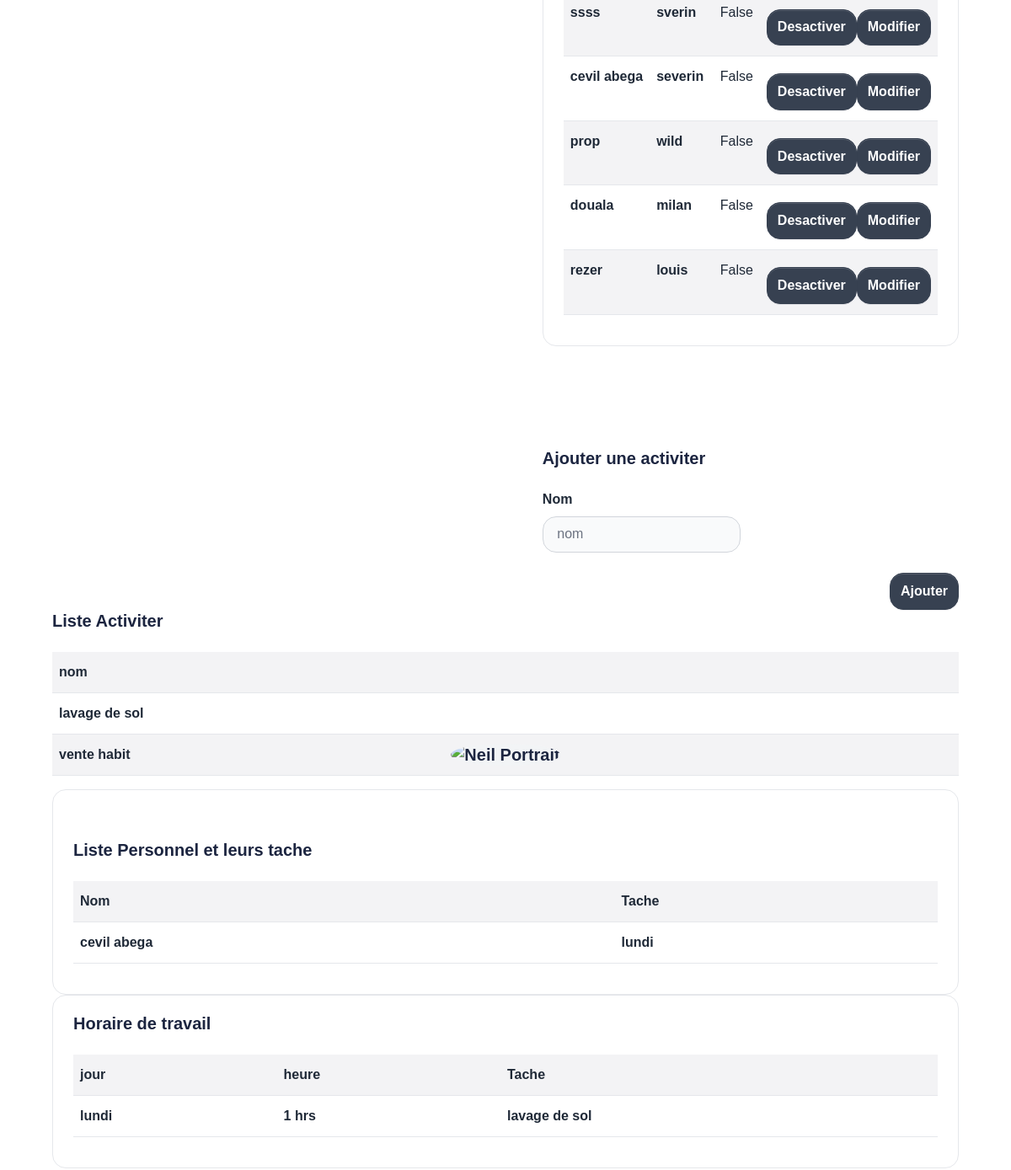
Before: / (middle part) with the older database file.
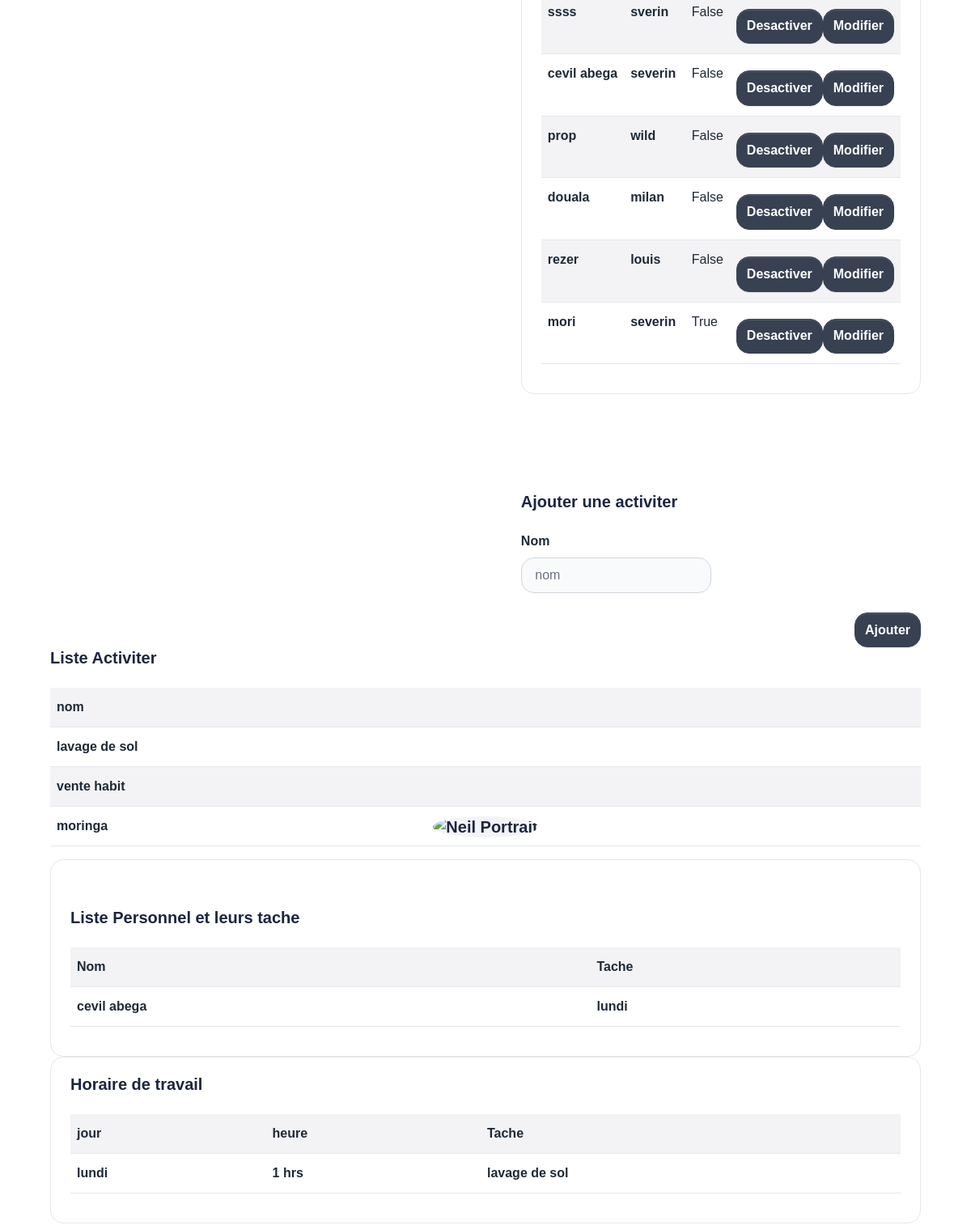
After: the same page with the newer database file.
### intia/models.py (models this page shows)
class Personnel(models.Model):
    nom = models.CharField(max_length=100)
    prenom = models.CharField(max_length=100)
    desactivation = models.BooleanField(default = False)
    def __str__(self):
        return self.nom

class Activite(models.Model):
    nom = models.CharField( max_length=50)
    def __str__(self):
        return self.nom

class Personne_Travaille(models.Model):
    Personnel = models.ForeignKey(Personnel, on_delete=models.CASCADE)
    jour = models.ForeignKey(Jour, on_delete=models.CASCADE)
    def __str__(self):
        return str(self.Personnel)

class Jour(models.Model):
    jour = models.CharField(max_length=100)
    def __str__(self):
        return self.jour

class Jour_Heure(models.Model):
    heure = models.ForeignKey(Heure, on_delete=models.CASCADE)
    jour = models.ForeignKey(Jour, on_delete=models.CASCADE)
    activite = models.ForeignKey(Activite, on_delete=models.CASCADE, default=1)

class Heure(models.Model):
    heure = models.IntegerField()
    def __str__(self):
        return str(self.heure)

### intia/views.py (the view)
# urls.py: path('', views.index, name='index'),
    def index(request):
        ListePersonnel = Personnel.objects.all()
        ListeActivite = Activite.objects.all()
        personne_travaille = Personne_Travaille.objects.all()
        activite_journaliere = Jour_Heure.objects.all()
        print(personne_travaille)
        return render(request, 'blank.html',{
            'liste_personel':ListePersonnel,
            'liste_activite':ListeActivite,
            'personne_travaille':personne_travaille,
            'activite_journaliere':activite_journaliere
        })

### intia/templates/blank.html (shortened to what this page needs)
{% extends 'layouts/base.html' %}
{% load static %}
{% block content %}
    <main>
        <section class="section-header">
            <div class="container">
                <div class="row justify-content-center">
                    <div class="container" id="infosUser">
                            <div class="row">
                                <div class="col" id="infomation">
                                </div>
                                <div class="col-md-auto">
                                    <div class="card d-flex align-items-center" id="resize">
                                        <div class="card-body">
                                            <p class="card-text">
                                                <div class="table-responsive-sm">
                                                    <table class="table table-striped">
                                                        {% for element in liste_personel %}
                                                            <tr>
                                                                <form method ="POST" action="{% url 'modifier_personnel' %}">
                                                                    <th scope="row" >{{element.nom}}</th>
                                                                    <th scope="row" id="Bolter2" >{{element.prenom}}</th>
                                                                    <td headers="firstyear2 Bolter2 males2">{{element.desactivation}}</td>
                                                                    <td headers="firstyear2 Bolter2 males2">
                                                                        <button class="btn btn-gray-800 mt-2 animate-up-2" type="submit" style="float: right;" name='Modifier'>Modifier</button>
                                                                        <button class="btn btn-gray-800 mt-2 animate-up-2" type="submit" style="float: right;" name='Desactiver' value="{{element.id}}">Desactiver</button>
                                                                    </td>
                                                                </form>
                                                            </tr>
                                                        {% endfor %}
                                                    </table>
                                                </div>
                                            </p>
                                        </div>
                                    </div>
                                    <br>
                                    <br>
                                    <br>
                                    <br>
                                    <br>
                                    <div class="">
                                        <form method='POST' action="{% url 'ajouter_activiter' %}">
                                            <h2 class="h5 mb-4">Ajouter une activiter</h2>
                                            <div class="row">
                                                <div class="col-md-6 mb-3">
                                                    <div>
                                                        <label for="last_name">Nom</label>
                                                        <input class="form-control" id="last_name" type="text" placeholder=" nom" name='nom' required>
                                                    </div>
                                                </div>
                                            </div>
                                            <button class="btn btn-gray-800 mt-2 animate-up-2" type="submit" style="float: right;">Ajouter</button>
                                        </form>
                                    </div>
                                </div>
                                <div>
                                    <h2 class="h5 mb-4" style="margin-bottom: 20px;">Liste Activiter</h2>
                                            <p class="card-text">
                                                <div class="table-responsive-sm">
                                                    <table class="table table-striped">
                                                        <tr>
                                                            <th scope="col" id="teacher2">nom</th>
                                                        </tr>
                                                        {% for element in liste_activite %}
                                                            <tr>
                                                                <form method ="POST" action="{% url 'modifier_personnel' %}">
                                                                    <th scope="row" >{{element.nom}}</th>
                                                                </form>
                                                            </tr>
                                                        {% endfor %}
                                                    </table>
                                                </div>
                                            </p>
                                </div>
                            </div>
                        <div class="col-md-auto">
                            <div class="card d-flex align-items-left" id="resize">
                                <div class="card-body">
                                    <h5 class="card-title text-center">
                                        <img src="{{ config.ASSETS_ROOT }}/img/brand/users.svg" class="avatar-xl rounded-circle mx-auto mt-n7 mb-4" style="background-color: #f2f4f6; width: 120px;height: 120px;" alt="Neil Portrait">
                                    </h5>
                                    <h2 class="h5 mb-4" style="margin-bottom: 20px;">Liste Personnel et leurs tache</h2>
                                    <p class="card-text">
                                        <div class="table-responsive-sm">
                                            <table class="table table-striped">
                                                <tr>
                                                    <th scope="col" id="teacher2">Nom</th>
                                                    <th scope="col" id="males2">Tache</th>
                                                </tr>
                                                {% for element in personne_travaille %}
                                                    <tr>
                                                            <th scope="row" >{{element.Personnel}}</th>
                                                            <th scope="row" id="Bolter2" >{{element.jour}}</th>
                                                    </tr>
                                                {% endfor %}
                                            </table>
                                        </div>
                                    </p>
                                </div>
                            </div>
                            <div class="card d-flex align-items-left" id="resize">
                                <div class="card-body">
                                     <h2 class="h5 mb-4" style="margin-bottom: 20px;">Horaire de travail</h2>
                                    <p class="card-text">
                                        <div class="table-responsive-sm">
                                            <table class="table table-striped">
                                                <tr>
                                                    <th scope="col" id="teacher2">jour</th>
                                                    <th scope="col" id="males2">heure</th>
                                                    <th scope="col" id="males2">Tache</th>
                                                </tr>
                                                {% for element in activite_journaliere %}
                                                    <tr>
                                                            <th scope="row" >{{element.jour}}</th>
                                                            <th scope="row" id="Bolter2" >{{element.heure}} hrs</th>
                                                            <th scope="row" id="Bolter2" >{{element.activite}}</th>
                                                    </tr>
                                                {% endfor %}
                                            </table>
                                        </div>
                                    </p>
                                </div>
                            </div>
                    </div>
                </div>
            </div>
        </section>
    </main>
{% endblock content %}

### theme_pixel/templates/layouts/base.html (shortened to what this page needs)
{% load static %}
<!DOCTYPE html>
<html lang="en">
<head>
    <link type="text/css" href="{% static 'vendor/@fortawesome/fontawesome-free/css/all.min.css' %}" rel="stylesheet">
    <link type="text/css" href="{% static 'css/pixel.css' %}" rel="stylesheet">
    <link type="text/css" href="{% static 'css/style.css' %}" rel="stylesheet">
</head>
<body>
  {% block content %}{% endblock content %}
</body>
</html>

### theme_pixel/templates/includes/navigation.html (shortened to what this page needs)
{% load static %}

### theme_pixel/templates/includes/footer.html (shortened to what this page needs)
{% load static %}

### theme_pixel/templates/includes/scripts.html (shortened to what this page needs)
{% load static %}

Changed rows visible on the page:
added Personnel: nom "mori", prenom "severin", desactivation "True", {{ element.id }} 9 (drawn)
added Activite: nom "moringa"
